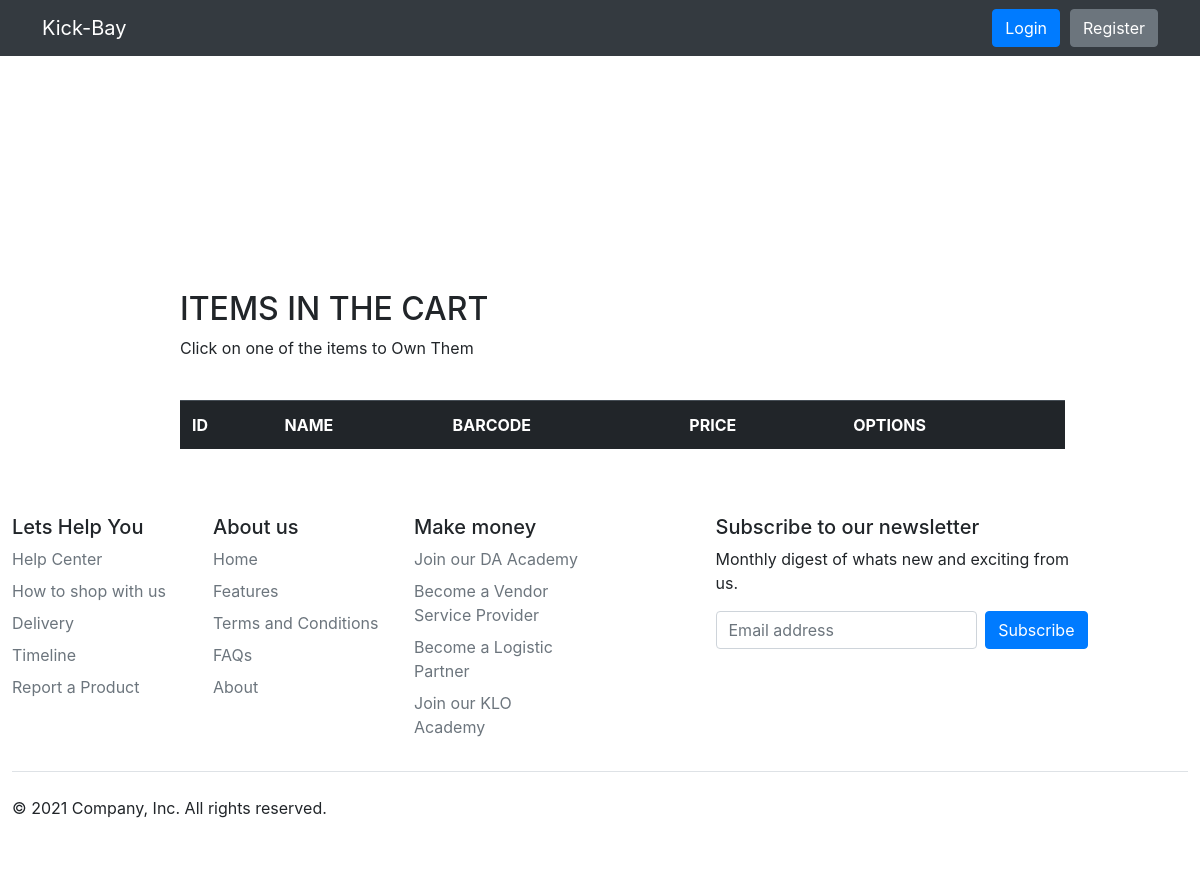
Page /cart on the earlier database version.
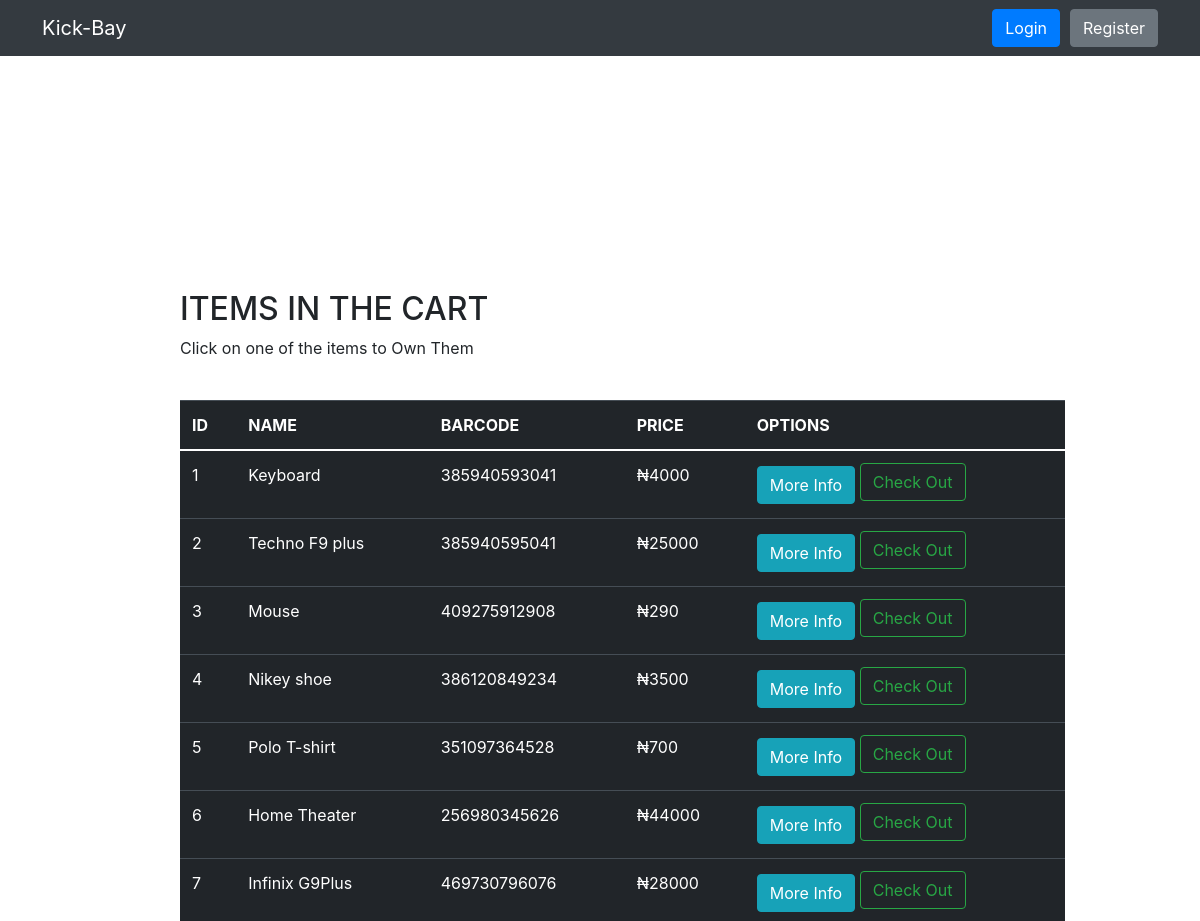
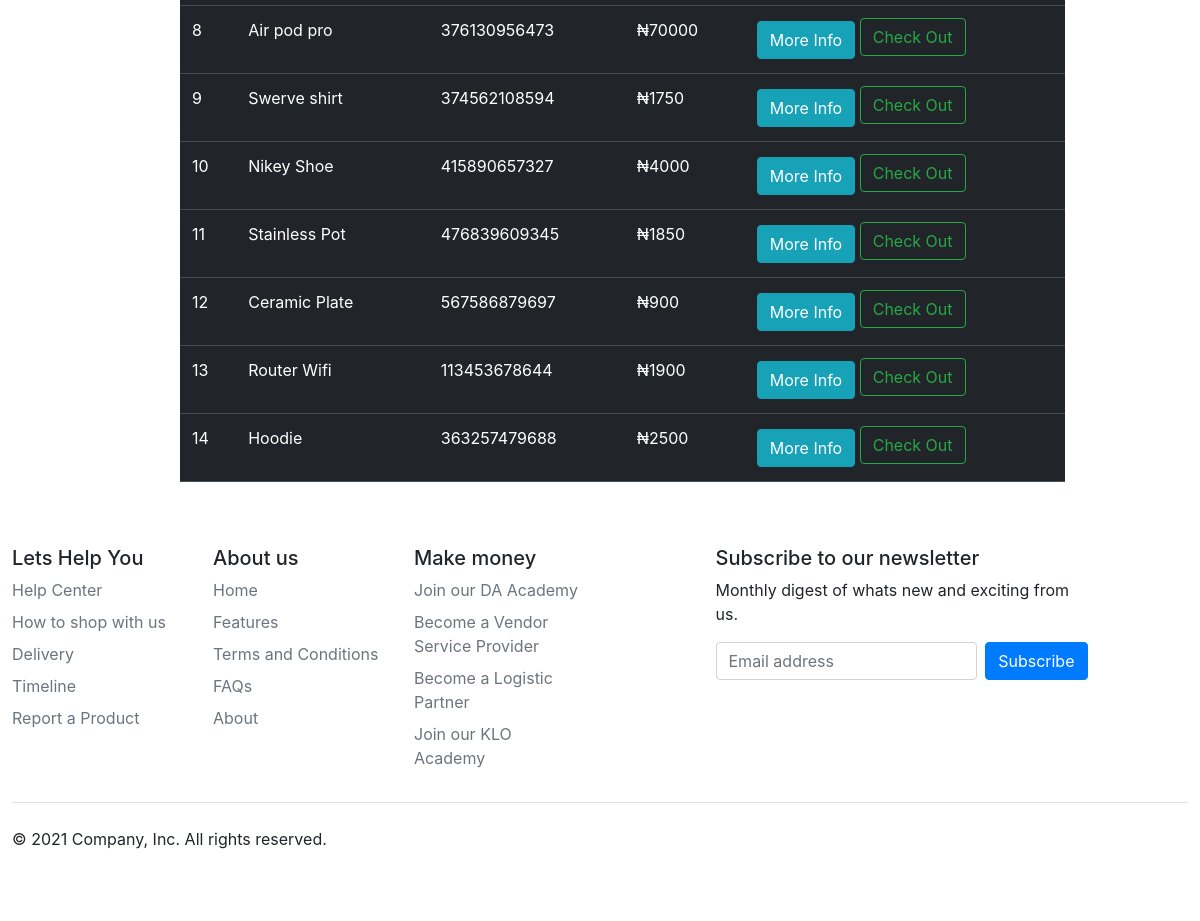
Same page on the later database version (2 pictures, top to bottom).
### market/model.py (models this page shows, shortened)
class Item(db.Model):
    id = db.Column(db.Integer(), primary_key=True)
    name = db.Column(db.String(length=30), nullable=False, unique=True)
    price = db.Column(db.Integer(), nullable=False)
    barcode = db.Column(db.String(length=12), nullable=False, unique=True)
    description = db.Column(db.String(length=1024), nullable=False, unique=True)
    category = db.Column(
        db.Enum("Clothes", "Phone and Laptop", "Home appliances", "Bags", "Shoes", "Books", "Travelling"),
        nullable=False)
    color = db.Column(
        db.Enum("Red", "Blue", "Green", "Yellow", "Pink", "White", "Black", "Purple", "Indigo", "Grey", "Orange"),
        nullable=False)
    quantity = db.Column(db.Integer(), nullable=False)
    img_path = db.Column(db.String(length=130), default="image.jpg", unique=True)
    owner = db.Column(db.Integer(), db.ForeignKey("user.id"))

### market/routes.py (the view)
@app.route('/cart', methods=['GET', 'POST'])
def cart_page():
    purchase_form = PurchaseItemForm()
    selling_form = SellItemForm()
    items = Item.query.filter_by(owner=None)
    return render_template('cart.html', items=items, purchase_form=purchase_form, selling_form=selling_form)

### market/forms.py
class PurchaseItemForm(FlaskForm):
    submit = SubmitField(label='Purchase Item!')

class SellItemForm(FlaskForm):
    submit = SubmitField(label='Sell Item!')

### market/templates/cart.html (shortened to what the changed rows need)
{% extends 'base.html' %}
{% block table %}
<div class="row" style="margin-top:200px; margin-left:60px; margin-right:60px; padding-left:60px; padding-right:60px" >
   <div class="col-12" style=" Padding-top:90px; padding-left:60px">
      <h2>ITEMS IN THE CART</h2>
      <br>
      <table class="table table-hover table-dark">
         <thead>
            <tr>
               <th scope="col">ID</th>
               <th scope="col">NAME</th>
               <th scope="col">BARCODE</th>
               <th scope="col">PRICE</th>
               <th scope="col">OPTIONS</th>
            </tr>
         </thead>
         <tbody>
            {% for item in items %}
            <tr>
               <td>{{item.id}}</td>
               <td>{{item.name}}</td>
               <td>{{item.barcode}}</td>
               <td>₦{{item.price}}</td>
               <td>
                  <button class="btn btn-outline btn-info" data-toggle="modal" data-target="#Modal-MoreInfo-{{ item.id }}">More Info</button>
                   <a class="btn btn-outline-success" style="margin-bottom: 5px"
                                  href="{{ url_for('checkout_page') }}">
                              Check Out
                          </a>
               </td>
            </tr>
            {% endfor %}
         </tbody>
      </table>
   </div>
</div>
{% endblock %}

Differences in the rows shown:
added Item: id "1", name "Keyboard", barcode "385940593041", price "4000"
added Item: id "2", name "Techno F9 plus", barcode "385940595041", price "25000"
added Item: id "3", name "Mouse", barcode "409275912908", price "290"
added Item: id "4", name "Nikey shoe", barcode "386120849234", price "3500"
added Item: id "5", name "Polo T-shirt", barcode "351097364528", price "700"
added Item: id "6", name "Home Theater", barcode "256980345626", price "44000"
added Item: id "7", name "Infinix G9Plus", barcode "469730796076", price "28000"
added Item: id "8", name "Air pod pro", barcode "376130956473", price "70000"
added Item: id "9", name "Swerve shirt", barcode "374562108594", price "1750"
added Item: id "10", name "Nikey Shoe", barcode "415890657327", price "4000"
added Item: id "11", name "Stainless Pot", barcode "476839609345", price "1850"
added Item: id "12", name "Ceramic Plate", barcode "567586879697", price "900"
added Item: id "13", name "Router Wifi", barcode "113453678644", price "1900"
added Item: id "14", name "Hoodie", barcode "363257479688", price "2500"
